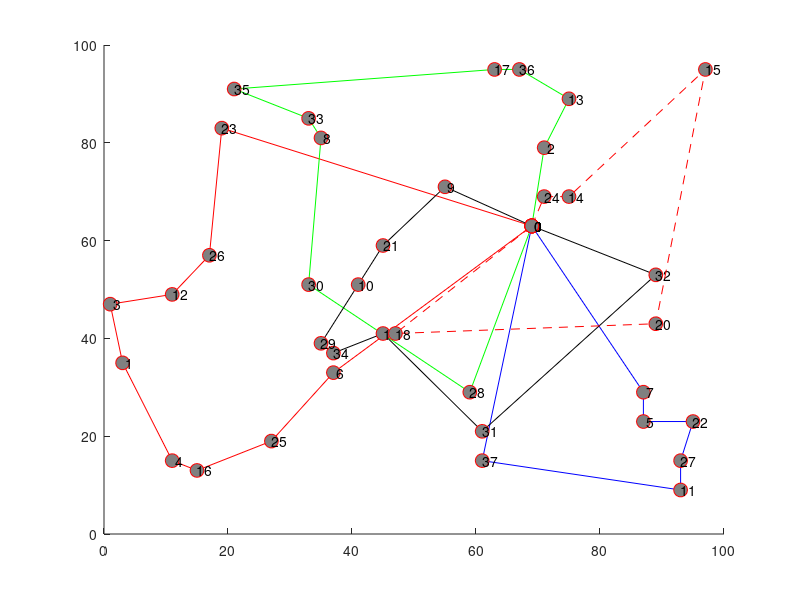

The MATLAB script that drew this image: (Note: this script raises an error after producing the figure.)
hold on;
plot([ 69; 37; 27; 15; 11;  3;  1; 11; 17; 19; 69], [ 63; 33; 19; 13; 15; 35; 47; 49; 57; 83; 63], '-ro', 'MarkerSize', 10, 'MarkerEdgeColor', 'r', 'MarkerFaceColor', [0.5,0.5,0.5]);
text([ 69; 37; 27; 15; 11;  3;  1; 11; 17; 19; 69], [ 63; 33; 19; 13; 15; 35; 47; 49; 57; 83; 63], num2str([   0;   6;  25;  16;   4;   1;   3;  12;  26;  23;   0]));
plot([ 69; 71; 75; 67; 63; 21; 33; 35; 33; 59; 69], [ 63; 79; 89; 95; 95; 91; 85; 81; 51; 29; 63], '-go', 'MarkerSize', 10, 'MarkerEdgeColor', 'r', 'MarkerFaceColor', [0.5,0.5,0.5]);
text([ 69; 71; 75; 67; 63; 21; 33; 35; 33; 59; 69], [ 63; 79; 89; 95; 95; 91; 85; 81; 51; 29; 63], num2str([   0;   2;  13;  36;  17;  35;  33;   8;  30;  28;   0]));
plot([ 69; 61; 93; 93; 95; 87; 87; 69], [ 63; 15;  9; 15; 23; 23; 29; 63], '-bo', 'MarkerSize', 10, 'MarkerEdgeColor', 'r', 'MarkerFaceColor', [0.5,0.5,0.5]);
text([ 69; 61; 93; 93; 95; 87; 87; 69], [ 63; 15;  9; 15; 23; 23; 29; 63], num2str([   0;  37;  11;  27;  22;   5;   7;   0]));
plot([ 69; 55; 45; 41; 35; 37; 45; 61; 89; 69], [ 63; 71; 59; 51; 39; 37; 41; 21; 53; 63], '-ko', 'MarkerSize', 10, 'MarkerEdgeColor', 'r', 'MarkerFaceColor', [0.5,0.5,0.5]);
text([ 69; 55; 45; 41; 35; 37; 45; 61; 89; 69], [ 63; 71; 59; 51; 39; 37; 41; 21; 53; 63], num2str([   0;   9;  21;  10;  29;  34;  19;  31;  32;   0]));
plot([ 69; 71; 75; 97; 89; 47; 69], [ 63; 69; 69; 95; 43; 41; 63], '--ro', 'MarkerSize', 10, 'MarkerEdgeColor', 'r', 'MarkerFaceColor', [0.5,0.5,0.5]);
text([ 69; 71; 75; 97; 89; 47; 69], [ 63; 69; 69; 95; 43; 41; 63], num2str([   0;  24;  14;  15;  20;  18;   0]));
legend('Route 1','Route 2','Route 3','Route 4','Route 5',0);
xlabel('x');
ylabel('y');
